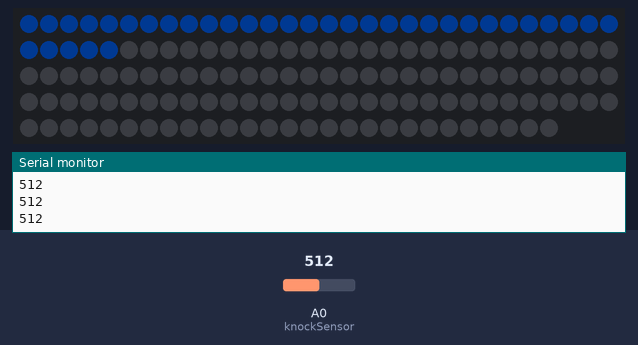
Recording of a sketch running on a simulated Arduino Uno, built with avr-gcc and run on an emulated ATmega328P. Shown: 147 RGB LEDs in strip order, left to right, continuing on the next row, the last lines printed to the serial monitor. The test bench sets the inputs (shaded band); at power-on: A0 (knockSensor) = 512. Dim RGB values are drawn brighter than linear.

Above: at 1.2 s.
1.3 s: A0 (knockSensor) set to 122
At 1.7 s:
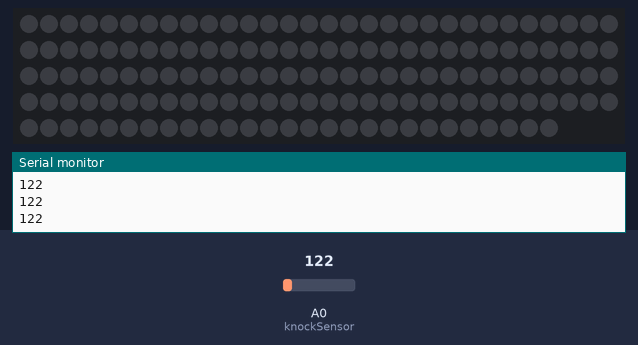
2.8 s: A0 (knockSensor) set to 306
4.3 s: A0 (knockSensor) set to 716
At 5.3 s:
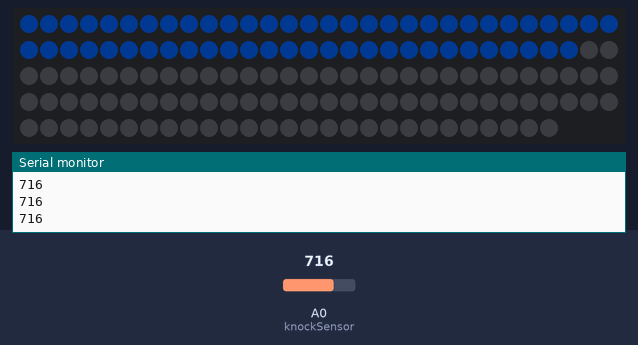
5.8 s: A0 (knockSensor) set to 0
At 6.6 s:
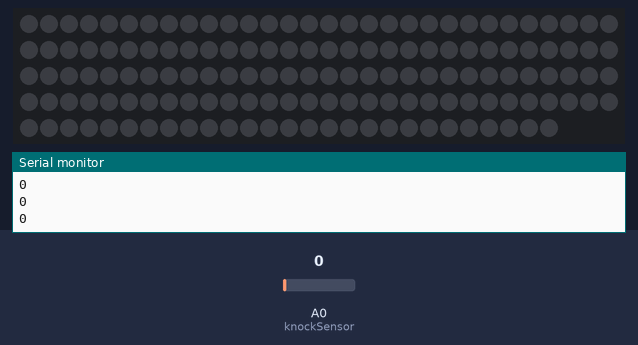
7.3 s: A0 (knockSensor) set to 511
At 7.6 s:
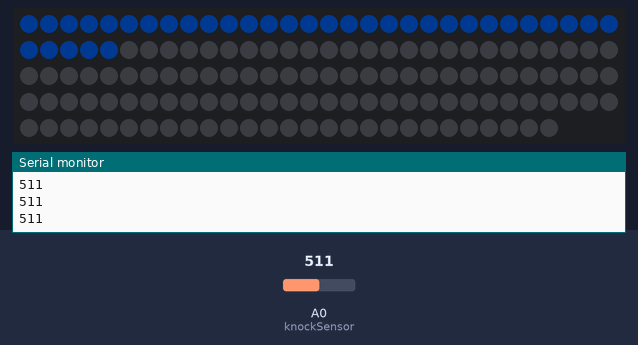
Timing chart, 0 to 9.8 s (numbered marks = the images above; inputs shaded):
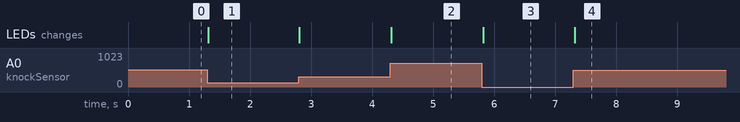

Measured:
- after the input at 1.3 s, the LEDs: change at once (image 1)
- after the input at 4.3 s, the LEDs: change at once (image 2)
- after the input at 5.8 s, the LEDs: change at once (image 3)
- after the input at 7.3 s, the LEDs: change at once (image 4)

The sketch:

piezolight.ino
```cpp
//https://learn.adafruit.com/adafruit-neopixel-uberguide/arduino-library-use
#include <Adafruit_NeoPixel.h>

const int knockSensor = A0; // the piezo is connected to analog pin 0
int sensorReading = 0;      // variable to store the value read from the sensor pin
int out = 0;

const byte PIN = 9;
const byte NUM_LEDS = 147;
const byte BRIGHTNESS = 18;   //about 25 max with no flicker
Adafruit_NeoPixel strip = Adafruit_NeoPixel(NUM_LEDS, PIN, NEO_GRB + NEO_KHZ800);

void setup() {
  Serial.begin(57600);
  strip.setBrightness(BRIGHTNESS);
  strip.begin();
  for (int i = 0; i < NUM_LEDS; i++) {
    strip.setPixelColor(i, 0, 0, 0);
  }
  strip.show();
}

void loop() {
  sensorReading = analogRead(knockSensor);
  out = sensorReading;
  out = map(sensorReading, 200, 1500, 0, NUM_LEDS);
  out = max(0, min(NUM_LEDS, out));
  Serial.println(sensorReading);

    // set all LEDs to off
    for (int i = 0; i < NUM_LEDS; i++) {
        strip.setPixelColor(i, 0, 0, 0);
    }

    //set some LEDs to on
    for (int i = 0; i < out; i++) {
        strip.setPixelColor(i, 0, 100, 255);
    }
      strip.show();
  //      delay(1000);
}
```
